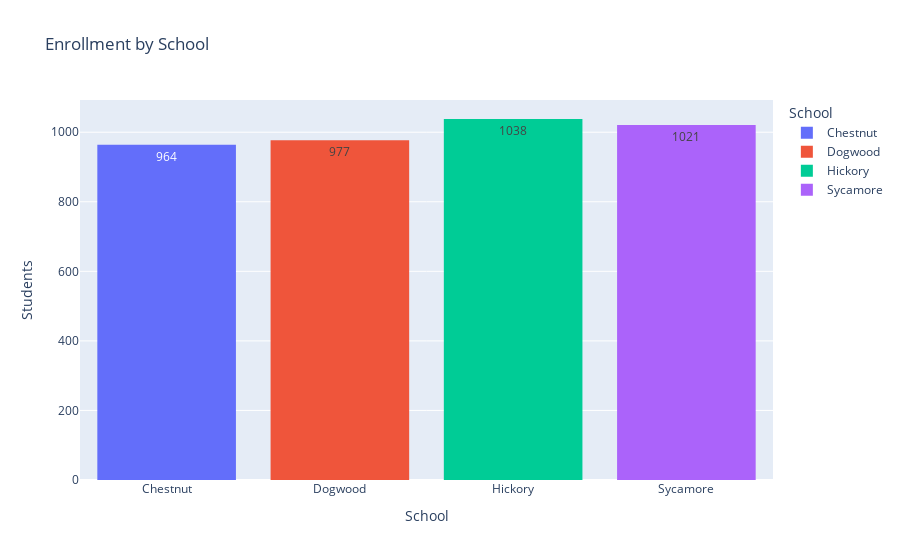

The code cell stored with this chart in its notebook:
### Markdown cell above
We'll now improve the output of this chart by adding in a title; assigning different colors to each school; changing the y axis title; and adding labels to our data. These additions were based on code samples within [this Plotly documentation page](https://plotly.com/python/figure-labels/).

### Code cell
fig_school_enrollment = px.histogram(
    df_school_grade_pivot, x = 'School', y = 'Students', 
    title = 'Enrollment by School', text_auto = True,
    color = 'School')

fig_school_enrollment.update_layout(yaxis_title = 'Students')
# As you might have guessed, x axis titles can be modified by setting
# xaxis_title to your desired title.

fig_school_enrollment

### Figure 1 — Plotly figure (JSON) as saved in the notebook; plotly's stock layout.template omitted (floating-point values rounded to 4 significant figures)
{"data": [{"alignmentgroup": "True", "bingroup": "x", "histfunc": "sum", "hovertemplate": "School=%{x}<br>sum of Students=%{y}<extra></extra>", "legendgroup": "Chestnut", "marker": {"color": "#636efa", "pattern": {"shape": ""}}, "name": "Chestnut", "offsetgroup": "Chestnut", "orientation": "v", "showlegend": true, "texttemplate": "%{value}", "type": "histogram", "x": ["Chestnut", "Chestnut", "Chestnut", "Chestnut", "Chestnut", "Chestnut", "Chestnut", "Chestnut", "Chestnut", "Chestnut", "Chestnut", "Chestnut", "Chestnut"], "xaxis": "x", "y": [90, 71, 76, 61, 85, 66, 74, 65, 75, 77, 79, 75, 70], "yaxis": "y"}, {"alignmentgroup": "True", "bingroup": "x", "histfunc": "sum", "hovertemplate": "School=%{x}<br>sum of Students=%{y}<extra></extra>", "legendgroup": "Dogwood", "marker": {"color": "#EF553B", "pattern": {"shape": ""}}, "name": "Dogwood", "offsetgroup": "Dogwood", "orientation": "v", "showlegend": true, "texttemplate": "%{value}", "type": "histogram", "x": ["Dogwood", "Dogwood", "Dogwood", "Dogwood", "Dogwood", "Dogwood", "Dogwood", "Dogwood", "Dogwood", "Dogwood", "Dogwood", "Dogwood", "Dogwood"], "xaxis": "x", "y": [93, 56, 75, 79, 74, 89, 70, 68, 75, 63, 90, 70, 75], "yaxis": "y"}, {"alignmentgroup": "True", "bingroup": "x", "histfunc": "sum", "hovertemplate": "School=%{x}<br>sum of Students=%{y}<extra></extra>", "legendgroup": "Hickory", "marker": {"color": "#00cc96", "pattern": {"shape": ""}}, "name": "Hickory", "offsetgroup": "Hickory", "orientation": "v", "showlegend": true, "texttemplate": "%{value}", "type": "histogram", "x": ["Hickory", "Hickory", "Hickory", "Hickory", "Hickory", "Hickory", "Hickory", "Hickory", "Hickory", "Hickory", "Hickory", "Hickory", "Hickory"], "xaxis": "x", "y": [74, 84, 93, 71, 78, 78, 79, 93, 87, 84, 82, 65, 70], "yaxis": "y"}, {"alignmentgroup": "True", "bingroup": "x", "histfunc": "sum", "hovertemplate": "School=%{x}<br>sum of Students=%{y}<extra></extra>", "legendgroup": "Sycamore", "marker": {"color": "#ab63fa", "pattern": {"shape": ""}}, "name": "Sycamore", "offsetgroup": "Sycamore", "orientation": "v", "showlegend": true, "texttemplate": "%{value}", "type": "histogram", "x": ["Sycamore", "Sycamore", "Sycamore", "Sycamore", "Sycamore", "Sycamore", "Sycamore", "Sycamore", "Sycamore", "Sycamore", "Sycamore", "Sycamore", "Sycamore"], "xaxis": "x", "y": [72, 85, 80, 97, 89, 73, 70, 72, 68, 71, 86, 75, 83], "yaxis": "y"}], "layout": {"autosize": true, "barmode": "relative", "legend": {"title": {"text": "School"}, "tracegroupgap": 0}, "title": {"text": "Enrollment by School"}, "xaxis": {"anchor": "y", "autorange": true, "categoryarray": ["Chestnut", "Dogwood", "Hickory", "Sycamore"], "categoryorder": "array", "domain": [0, 1], "range": [-0.5, 3.5], "title": {"text": "School"}, "type": "category"}, "yaxis": {"anchor": "x", "autorange": true, "domain": [0, 1], "range": [0, 1093.0], "title": {"text": "Students"}, "type": "linear"}}}
